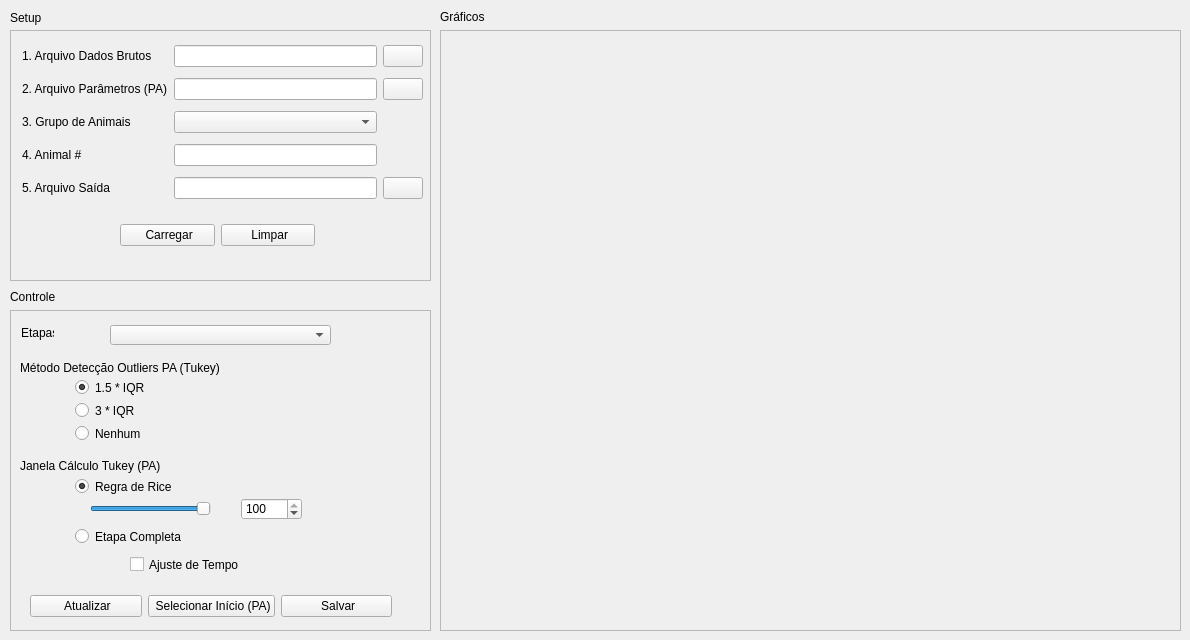
    <widget class="QWidget" name="tab">
     <attribute name="title">
      <string>Análise PA</string>
     </attribute>
     <widget class="QLabel" name="label">
      <property name="geometry">
       <rect>
        <x>10</x>
        <y>10</y>
        <width>47</width>
        <height>16</height>
       </rect>
      </property>
      <property name="text">
       <string>Setup</string>
      </property>
     </widget>
     <widget class="QLabel" name="label_9">
      <property name="geometry">
       <rect>
        <x>10</x>
        <y>290</y>
        <width>47</width>
        <height>13</height>
       </rect>
      </property>
      <property name="text">
       <string>Controle</string>
      </property>
     </widget>
     <widget class="QFrame" name="frame">
      <property name="geometry">
       <rect>
        <x>10</x>
        <y>30</y>
        <width>421</width>
        <height>251</height>
       </rect>
      </property>
      <property name="frameShape">
       <enum>QFrame::StyledPanel</enum>
      </property>
      <property name="frameShadow">
       <enum>QFrame::Plain</enum>
      </property>
      <property name="lineWidth">
       <number>25</number>
      </property>
      <property name="midLineWidth">
       <number>8</number>
      </property>
      <widget class="QWidget" name="layoutWidget">
       <property name="geometry">
        <rect>
         <x>110</x>
         <y>190</y>
         <width>195</width>
         <height>31</height>
        </rect>
       </property>
       <layout class="QGridLayout" name="gridLayout_3">
        <item row="0" column="0">
         <widget class="QPushButton" name="btCarregar_3">
          <property name="text">
           <string> Carregar</string>
          </property>
          <property name="icon">
           <iconset>
            <normaloff>resources/up_icon.png</normaloff>resources/up_icon.png</iconset>
          </property>
         </widget>
        </item>
        <item row="0" column="1">
         <widget class="QPushButton" name="btLimpar_3">
          <property name="text">
           <string> Limpar</string>
          </property>
          <property name="icon">
           <iconset>
            <normaloff>resources/lixeira.png</normaloff>resources/lixeira.png</iconset>
          </property>
         </widget>
        </item>
       </layout>
      </widget>
      <widget class="QWidget" name="layoutWidget">
       <property name="geometry">
        <rect>
         <x>12</x>
         <y>10</y>
         <width>401</width>
         <height>165</height>
        </rect>
       </property>
       <layout class="QGridLayout" name="gridLayout_10">
        <item row="0" column="0">
         <widget class="QLabel" name="label_28">
          <property name="text">
           <string>1. Arquivo Dados Brutos</string>
          </property>
         </widget>
        </item>
        <item row="1" column="0">
         <widget class="QLabel" name="label_24">
          <property name="font">
           <font>
            <weight>50</weight>
            <bold>false</bold>
           </font>
          </property>
          <property name="text">
           <string>2. Arquivo Parâmetros (PA)</string>
          </property>
         </widget>
        </item>
        <item row="2" column="0">
         <widget class="QLabel" name="label_23">
          <property name="text">
           <string>3. Grupo de Animais</string>
          </property>
         </widget>
        </item>
        <item row="3" column="0">
         <widget class="QLabel" name="label_29">
          <property name="text">
           <string>4. Animal #</string>
          </property>
         </widget>
        </item>
        <item row="4" column="0">
         <widget class="QLabel" name="label_26">
          <property name="text">
           <string>5. Arquivo Saída</string>
          </property>
         </widget>
        </item>
        <item row="4" column="3">
         <widget class="QPushButton" name="btArquivoSaida_3">
          <property name="text">
           <string/>
          </property>
          <property name="icon">
           <iconset>
            <normaloff>resources/img_folder.png</normaloff>resources/img_folder.png</iconset>
          </property>
         </widget>
        </item>
        <item row="0" column="3">
         <widget class="QPushButton" name="btArquivoBruto_3">
          <property name="text">
           <string/>
          </property>
          <property name="icon">
           <iconset>
            <normaloff>resources/img_folder.png</normaloff>resources/img_folder.png</iconset>
          </property>
         </widget>
        </item>
        <item row="1" column="1">
         <widget class="QLineEdit" name="txParametros_3"/>
        </item>
        <item row="2" column="1">
         <widget class="QComboBox" name="cbGrupoAnimais_3">
          <property name="currentText">
           <string/>
          </property>
         </widget>
        </item>
        <item row="3" column="1">
         <widget class="QLineEdit" name="txAnimal_3"/>
        </item>
        <item row="4" column="1">
         <widget class="QLineEdit" name="txArquivoSaida_3"/>
        </item>
        <item row="0" column="1">
         <widget class="QLineEdit" name="txArquivoBruto_3"/>
        </item>
        <item row="1" column="3">
         <widget class="QPushButton" name="btParametros_3">
          <property name="text">
           <string/>
          </property>
          <property name="icon">
           <iconset>
            <normaloff>resources/img_folder.png</normaloff>resources/img_folder.png</iconset>
          </property>
         </widget>
        </item>
       </layout>
      </widget>
     </widget>
     <widget class="QFrame" name="frame_2">
      <property name="geometry">
       <rect>
        <x>10</x>
        <y>310</y>
        <width>421</width>
        <height>321</height>
       </rect>
      </property>
      <property name="frameShape">
       <enum>QFrame::StyledPanel</enum>
      </property>
      <property name="frameShadow">
       <enum>QFrame::Plain</enum>
      </property>
      <widget class="QRadioButton" name="rb15IQR_3">
       <property name="geometry">
        <rect>
         <x>65</x>
         <y>69</y>
         <width>81</width>
         <height>17</height>
        </rect>
       </property>
       <property name="text">
        <string>1.5 * IQR</string>
       </property>
       <property name="checked">
        <bool>true</bool>
       </property>
       <attribute name="buttonGroup">
        <string notr="true">buttonGroup</string>
       </attribute>
      </widget>
      <widget class="QRadioButton" name="rb3IQR_3">
       <property name="geometry">
        <rect>
         <x>65</x>
         <y>92</y>
         <width>81</width>
         <height>17</height>
        </rect>
       </property>
       <property name="text">
        <string>3 * IQR</string>
       </property>
       <attribute name="buttonGroup">
        <string notr="true">buttonGroup</string>
       </attribute>
      </widget>
      <widget class="QComboBox" name="cbEtapas_3">
       <property name="geometry">
        <rect>
         <x>100</x>
         <y>15</y>
         <width>221</width>
         <height>20</height>
        </rect>
       </property>
      </widget>
      <widget class="QLabel" name="label_30">
       <property name="geometry">
        <rect>
         <x>11</x>
         <y>15</y>
         <width>33</width>
         <height>16</height>
        </rect>
       </property>
       <property name="text">
        <string>Etapas</string>
       </property>
      </widget>
      <widget class="QLabel" name="label_31">
       <property name="geometry">
        <rect>
         <x>10</x>
         <y>50</y>
         <width>221</width>
         <height>16</height>
        </rect>
       </property>
       <property name="font">
        <font>
         <weight>50</weight>
         <bold>false</bold>
        </font>
       </property>
       <property name="text">
        <string>Método Detecção Outliers PA (Tukey)</string>
       </property>
      </widget>
      <widget class="QLabel" name="label_32">
       <property name="geometry">
        <rect>
         <x>10</x>
         <y>148</y>
         <width>151</width>
         <height>16</height>
        </rect>
       </property>
       <property name="font">
        <font>
         <weight>50</weight>
         <bold>false</bold>
        </font>
       </property>
       <property name="text">
        <string>Janela Cálculo Tukey (PA)</string>
       </property>
      </widget>
      <widget class="QRadioButton" name="rbNenhum_3">
       <property name="geometry">
        <rect>
         <x>65</x>
         <y>115</y>
         <width>81</width>
         <height>17</height>
        </rect>
       </property>
       <property name="text">
        <string>Nenhum</string>
       </property>
       <attribute name="buttonGroup">
        <string notr="true">buttonGroup</string>
       </attribute>
      </widget>
      <widget class="QRadioButton" name="rbRice_3">
       <property name="geometry">
        <rect>
         <x>65</x>
         <y>168</y>
         <width>111</width>
         <height>17</height>
        </rect>
       </property>
       <property name="text">
        <string>Regra de Rice</string>
       </property>
       <property name="checked">
        <bool>true</bool>
       </property>
       <attribute name="buttonGroup">
        <string notr="true">buttonGroup_2</string>
       </attribute>
      </widget>
      <widget class="QRadioButton" name="rbEtapa_3">
       <property name="geometry">
        <rect>
         <x>65</x>
         <y>218</y>
         <width>121</width>
         <height>17</height>
        </rect>
       </property>
       <property name="text">
        <string>Etapa Completa</string>
       </property>
       <attribute name="buttonGroup">
        <string notr="true">buttonGroup_2</string>
       </attribute>
      </widget>
      <widget class="QSlider" name="horizontalSlider">
       <property name="geometry">
        <rect>
         <x>80</x>
         <y>188</y>
         <width>121</width>
         <height>22</height>
        </rect>
       </property>
       <property name="minimum">
        <number>10</number>
       </property>
       <property name="maximum">
        <number>100</number>
       </property>
       <property name="value">
        <number>100</number>
       </property>
       <property name="orientation">
        <enum>Qt::Horizontal</enum>
       </property>
      </widget>
      <widget class="QSpinBox" name="spinBox">
       <property name="geometry">
        <rect>
         <x>231</x>
         <y>188</y>
         <width>61</width>
         <height>22</height>
        </rect>
       </property>
       <property name="minimum">
        <number>10</number>
       </property>
       <property name="maximum">
        <number>100</number>
       </property>
       <property name="value">
        <number>100</number>
       </property>
      </widget>
      <widget class="QCheckBox" name="checkBoxTempo">
       <property name="geometry">
        <rect>
         <x>120</x>
         <y>246</y>
         <width>131</width>
         <height>17</height>
        </rect>
       </property>
       <property name="text">
        <string>Ajuste de Tempo</string>
       </property>
      </widget>
      <widget class="QWidget" name="layoutWidget">
       <property name="geometry">
        <rect>
         <x>20</x>
         <y>281</y>
         <width>362</width>
         <height>31</height>
        </rect>
       </property>
       <layout class="QHBoxLayout" name="horizontalLayout_4">
        <item>
         <widget class="QPushButton" name="btAtualizar_3">
          <property name="text">
           <string> Atualizar</string>
          </property>
          <property name="icon">
           <iconset>
            <normaloff>resources/atualizar.png</normaloff>resources/atualizar.png</iconset>
          </property>
         </widget>
        </item>
        <item>
         <widget class="QPushButton" name="btInicioPa_3">
          <property name="font">
           <font>
            <weight>50</weight>
            <bold>false</bold>
           </font>
          </property>
          <property name="text">
           <string> Selecionar Início (PA)</string>
          </property>
          <property name="icon">
           <iconset>
            <normaloff>resources/clock.png</normaloff>resources/clock.png</iconset>
          </property>
         </widget>
        </item>
        <item>
         <widget class="QPushButton" name="btSalvar_3">
          <property name="text">
           <string> Salvar</string>
          </property>
          <property name="icon">
           <iconset>
            <normaloff>resources/floppy-disk.png</normaloff>resources/floppy-disk.png</iconset>
          </property>
         </widget>
        </item>
       </layout>
      </widget>
     </widget>
     <widget class="QLabel" name="label_33">
      <property name="geometry">
       <rect>
        <x>440</x>
        <y>10</y>
        <width>47</width>
        <height>13</height>
       </rect>
      </property>
      <property name="text">
       <string>Gráficos</string>
      </property>
     </widget>
     <widget class="QFrame" name="frame_3">
      <property name="geometry">
       <rect>
        <x>440</x>
        <y>30</y>
        <width>741</width>
        <height>601</height>
       </rect>
      </property>
      <property name="frameShape">
       <enum>QFrame::StyledPanel</enum>
      </property>
      <property name="frameShadow">
       <enum>QFrame::Plain</enum>
      </property>
      <widget class="MplWidget" name="MplWidget_3" native="true">
       <property name="geometry">
        <rect>
         <x>10</x>
         <y>10</y>
         <width>721</width>
         <height>581</height>
        </rect>
       </property>
      </widget>
     </widget>
    </widget>
